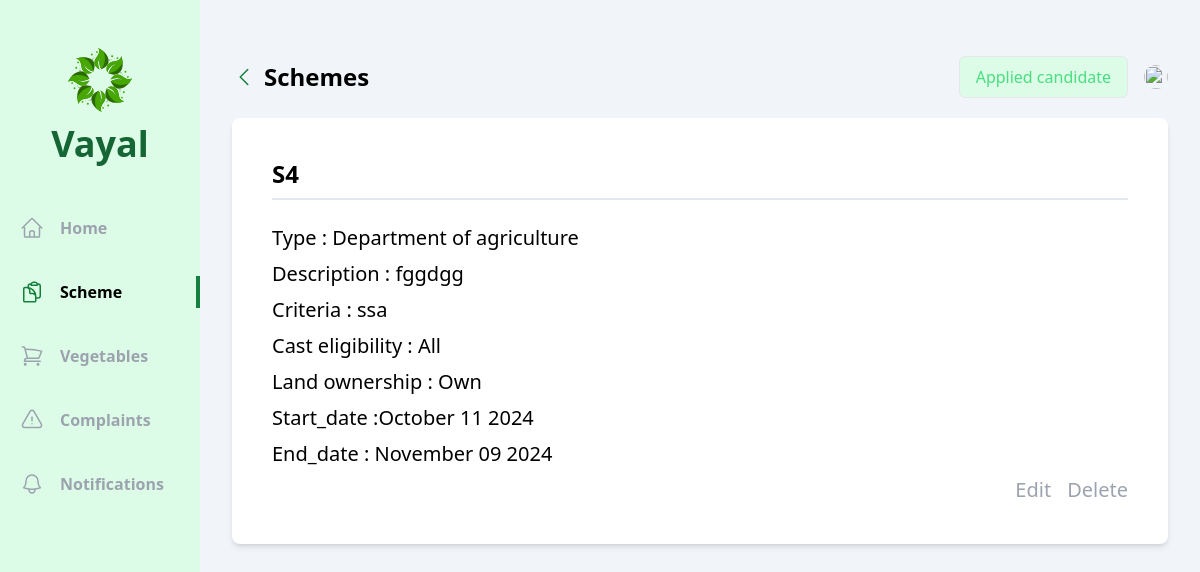
Before: /officer/schemes/5/ with the older database file.
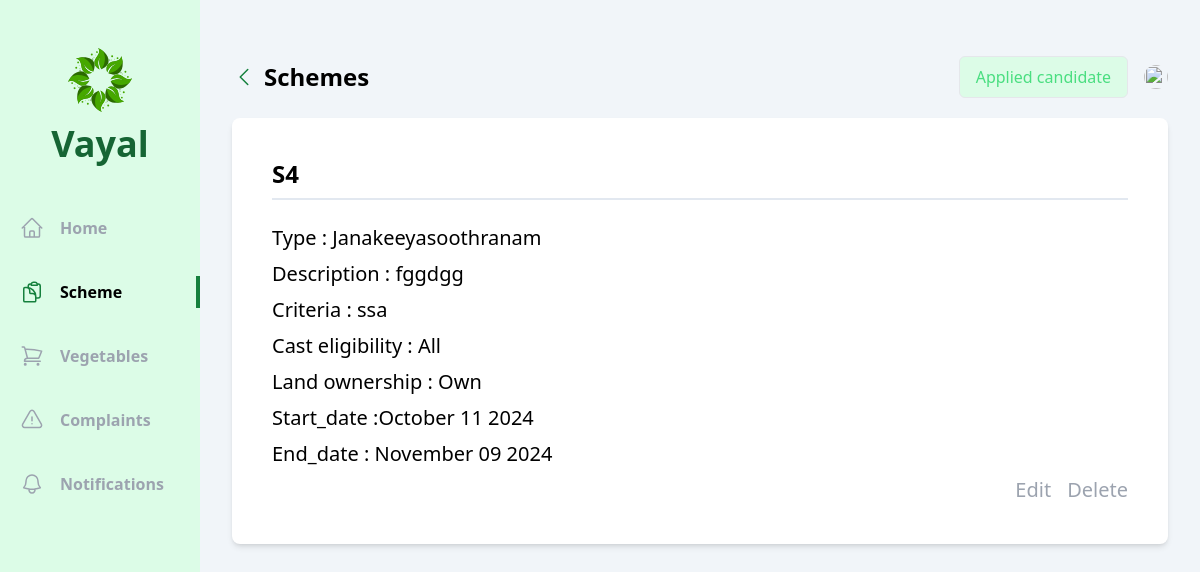
After: the same page with the newer database file.
### officer/models.py (models this page shows, shortened)
class Scheme(models.Model):
    officer=models.ForeignKey(Agricultural_officer, on_delete=models.CASCADE)
    name=models.CharField(max_length=250)
    type=models.CharField(max_length=50,choices=schem_type)
    description=models.CharField(max_length=250)
    criteria=models.CharField(max_length=250)
    cast_eligibility = models.CharField(max_length=50,choices=scheme_cast,default='All')
    land_ownership=models.CharField(max_length=20, choices=land,default='All')
    posted_date=models.DateTimeField(auto_now_add=True)
    start_date=models.DateField()
    end_date=models.DateField()

### officer/views/schemes.py (the view)
# urls.py: path('schemes/<int:id>/',schemes.details,name='details_schemes'),
def details(request,id):
    scheme=Scheme.objects.get(id=id)
    return render(request,'officer/schemes/details.html',{'scheme':scheme})

### officer/templates/officer/schemes/details.html (shortened to what this page needs)
{% extends 'base.html' %}
{% block content %}
<div class="flex  bg-slate-100">
  <div class="w-2/12 bg-green-100 flex flex-col items-center pb-10">
      <div class="my-12 flex flex-col gap-3 justify-center items-center">
          <h1 class="text-4xl font-bold text-green-800 ">Vayal</h1>
      </div>
      <ul class="flex flex-col gap-8 w-full font-bold text-gray-400">
        <li class="w-full flex items-center px-5 py-1 gap-4 group hover:text-gray-500 cursor-pointer hover:border-green-700 hover:border-r-4">
          <a href="{% url 'officer:home' %}">Home</a>
      </li>
            <li class="w-full flex items-center px-5 py-1 gap-4 border-r-4 text-black border-green-700">
              <a href="{% url 'officer:schemes' %}">Scheme</a>
          </li>
          <li class="w-full flex items-center px-5 py-1 gap-4 group hover:text-gray-500 cursor-pointer hover:border-green-700 hover:border-r-4">
            <a href="{% url 'officer:vegetables' %}">Vegetables</a>
        </li>
        <li class="w-full flex items-center px-5 py-1 gap-4 group hover:text-gray-500 cursor-pointer hover:border-green-700 hover:border-r-4">
            <a href="{% url 'officer:complaints' %}">Complaints</a>
        </li>
        <li class="w-full flex items-center px-5 py-1 gap-4 group hover:text-gray-500 cursor-pointer hover:border-green-700 hover:border-r-4">
            <a href="{% url 'officer:notifications' %}">Notifications</a>
        </li>
      </ul>
    </div>
    <div class="w-10/12 h-screen overflow-y-auto px-8 py-14">
        <div class="flex justify-between mb-5">
            <div class="flex items-center gap-2">
                <a class="text-green-700" href="{% url 'officer:schemes' %}">
                    <svg xmlns="http://www.w3.org/2000/svg" fill="none" viewBox="0 0 24 24" stroke-width="1.5" stroke="currentColor" class="w-6 h-6">
                        <path stroke-linecap="round" stroke-linejoin="round" d="M15.75 19.5L8.25 12l7.5-7.5" />
                    </svg>
                </a>
                <h1 class="text-2xl font-bold">Schemes</h1>
            </div>
            <div class="flex items-center gap-4">
                <span class="px-4 py-2 flex gap-1 bg-green-100 text-green-400 border cursor-pointer bborder-green-300font-bold rounded-md">
                    <span><a href="{% url 'officer:applied_users' scheme.id %}">Applied candidate</a></span>
                </span>
                <div class="relative">
                    <img id="profile" src="/uploads/{{vayal_user.photo}}" class="h-6 w-6 rounded-full cursor-pointer" alt="">
                </div>
                </div>
            </div>
    <div class="max-h-xl mx-auto   p-6 bg-white rounded-lg shadow-md ">
        <div class="flex flex-col text-xl bg-white p-4 rounded-md gap-2">
            <span class="text-2xl font-bold mb-4 pb-2 border-b-2 border-slate-200">{{scheme.name }}</span>
            <span> Type : {{scheme.type}}</span>
            <span> Description : {{scheme.description}}</span>
            <span> Criteria : {{scheme.criteria}} </span>
            <span> Cast eligibility : {{scheme.cast_eligibility}} </span>
            <span> Land ownership : {{scheme.land_ownership}} </span>
            <span> Start_date :{{scheme.start_date  | date:"F d Y" }}</span>
            <span>End_date : {{scheme.end_date  | date:"F d Y" }}</span>
            <div class="flex justify-end ">
                <a href ="{% url 'officer:update_schemes' scheme.id %}" class="text-xl text-gray-400 mr-4 ">Edit</a>
                <a href ="{% url 'officer:delete_schemes' scheme.id %}" class="text-xl text-gray-400 ">Delete</a>
            </div>
        </div>
    </div>
  </div>
{% endblock content %}

Changed rows visible on the page:
changed Scheme "fggdgg": type "Department of agriculture" → "Janakeeyasoothranam"
